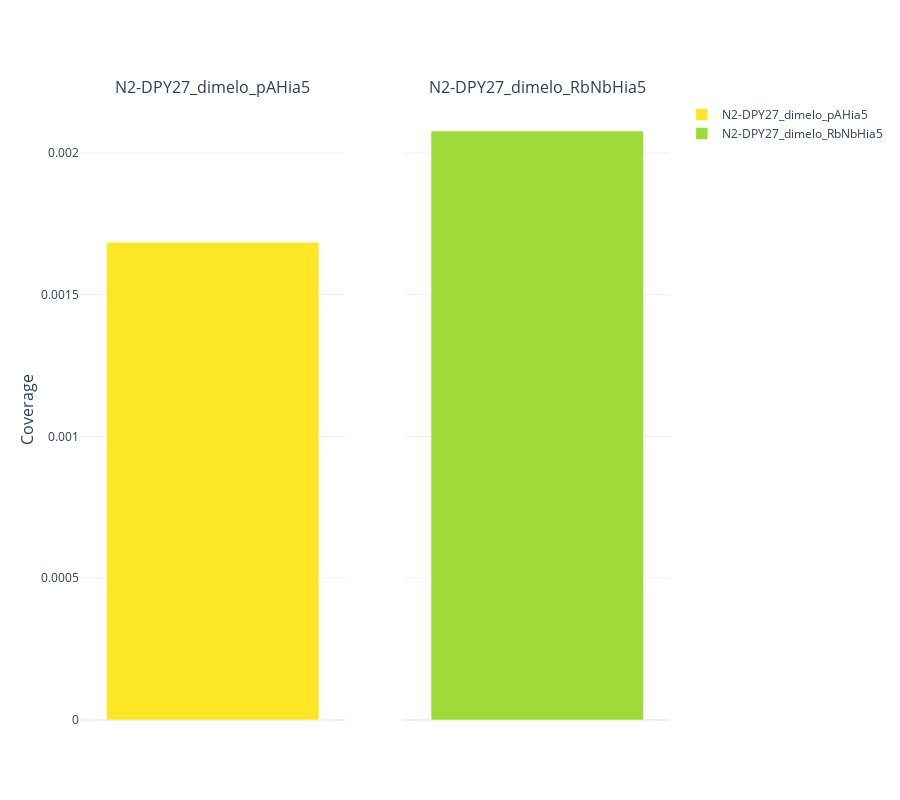

Notebook source saved alongside this figure:
### Code cell
# Plot the boxplot
marker_colors =["#fde725","#a0da39","#4ac16d"]#,"#1fa187","#277f8e","#365c8d","#46327e","#440154","#c45746","#16415e"]

plotly_conditions = conditions

fig = make_subplots(rows=1, cols=len(conditions),
                y_title = "Coverage",
                shared_yaxes=True,
                subplot_titles=(plotly_conditions))

print("Total MB aligned for ALL conditons: ",int(combined_regions['total_bases'].sum()/1000000),
     " | across ", int(combined_regions['overlapping_reads'].sum())," reads with avg. length of: ",
     int(combined_regions['total_bases'].sum()/combined_regions['overlapping_reads'].sum()))
for i in range(0,len(conditions)):
    tube_df = combined_regions.loc[combined_regions['condition']==conditions[i]]
    m6A_frac_tube = [tube_df['total_bases'].sum()/100000000*3.125] #3.125 is the scaling factor for adenosines in c elegans genome.
    print("Total MB aligned for ",conditions[i],
          ": ",int(tube_df['total_bases'].sum()/1000000), 
          " | across ", int(tube_df['overlapping_reads'].sum()),
          " reads with avg. length of: ",
          int(tube_df['total_bases'].sum()/tube_df['overlapping_reads'].sum()))
    trace0 = go.Bar(x=tube_df['condition']+" ", y=m6A_frac_tube,
                         name=plotly_conditions[i], marker_color =marker_colors[i])

    fig.append_trace(trace0, row = 1, col = i+1)
    
fig['layout'].update(height = 800)
fig.update_layout(template="plotly_white")
fig.update_xaxes(showticklabels=False)
#fig.update_yaxes(range=[0.7, 1.3])
    
#fig.update_layout(boxmode='group', xaxis_tickangle=0)
fig.show()

### Figure 1 — Plotly figure (JSON) as saved in the notebook; plotly's stock layout.template omitted (floating-point values rounded to 4 significant figures)
{"data": [{"marker": {"color": "#fde725"}, "name": "N2-DPY27_dimelo_pAHia5", "type": "bar", "x": ["N2-DPY27_dimelo_pAHia5 ", "N2-DPY27_dimelo_pAHia5 ", "N2-DPY27_dimelo_pAHia5 ", "N2-DPY27_dimelo_pAHia5 ", "N2-DPY27_dimelo_pAHia5 ", "N2-DPY27_dimelo_pAHia5 ", "N2-DPY27_dimelo_pAHia5 ", "N2-DPY27_dimelo_pAHia5 ", "N2-DPY27_dimelo_pAHia5 ", "N2-DPY27_dimelo_pAHia5 ", "N2-DPY27_dimelo_pAHia5 ", "N2-DPY27_dimelo_pAHia5 ", "N2-DPY27_dimelo_pAHia5 ", "N2-DPY27_dimelo_pAHia5 ", "N2-DPY27_dimelo_pAHia5 ", "N2-DPY27_dimelo_pAHia5 ", "N2-DPY27_dimelo_pAHia5 ", "N2-DPY27_dimelo_pAHia5 ", "N2-DPY27_dimelo_pAHia5 ", "N2-DPY27_dimelo_pAHia5 ", "N2-DPY27_dimelo_pAHia5 ", "N2-DPY27_dimelo_pAHia5 ", "N2-DPY27_dimelo_pAHia5 ", "N2-DPY27_dimelo_pAHia5 ", "N2-DPY27_dimelo_pAHia5 ", "N2-DPY27_dimelo_pAHia5 ", "N2-DPY27_dimelo_pAHia5 ", "N2-DPY27_dimelo_pAHia5 ", "N2-DPY27_dimelo_pAHia5 ", "N2-DPY27_dimelo_pAHia5 ", "N2-DPY27_dimelo_pAHia5 ", "N2-DPY27_dimelo_pAHia5 ", "N2-DPY27_dimelo_pAHia5 ", "N2-DPY27_dimelo_pAHia5 ", "N2-DPY27_dimelo_pAHia5 ", "N2-DPY27_dimelo_pAHia5 ", "N2-DPY27_dimelo_pAHia5 ", "N2-DPY27_dimelo_pAHia5 ", "N2-DPY27_dimelo_pAHia5 ", "N2-DPY27_dimelo_pAHia5 ", "N2-DPY27_dimelo_pAHia5 ", "N2-DPY27_dimelo_pAHia5 ", "N2-DPY27_dimelo_pAHia5 ", "N2-DPY27_dimelo_pAHia5 ", "N2-DPY27_dimelo_pAHia5 ", "N2-DPY27_dimelo_pAHia5 ", "N2-DPY27_dimelo_pAHia5 ", "N2-DPY27_dimelo_pAHia5 ", "N2-DPY27_dimelo_pAHia5 ", "N2-DPY27_dimelo_pAHia5 ", "N2-DPY27_dimelo_pAHia5 ", "N2-DPY27_dimelo_pAHia5 ", "N2-DPY27_dimelo_pAHia5 ", "N2-DPY27_dimelo_pAHia5 ", "N2-DPY27_dimelo_pAHia5 ", "N2-DPY27_dimelo_pAHia5 ", "N2-DPY27_dimelo_pAHia5 ", "N2-DPY27_dimelo_pAHia5 ", "N2-DPY27_dimelo_pAHia5 ", "N2-DPY27_dimelo_pAHia5 ", "N2-DPY27_dimelo_pAHia5 ", "N2-DPY27_dimelo_pAHia5 ", "N2-DPY27_dimelo_pAHia5 ", "N2-DPY27_dimelo_pAHia5 ", "N2-DPY27_dimelo_pAHia5 ", "N2-DPY27_dimelo_pAHia5 ", "N2-DPY27_dimelo_pAHia5 ", "N2-DPY27_dimelo_pAHia5 ", "N2-DPY27_dimelo_pAHia5 ", "N2-DPY27_dimelo_pAHia5 ", "N2-DPY27_dimelo_pAHia5 ", "N2-DPY27_dimelo_pAHia5 ", "N2-DPY27_dimelo_pAHia5 ", "N2-DPY27_dimelo_pAHia5 ", "N2-DPY27_dimelo_pAHia5 ", "N2-DPY27_dimelo_pAHia5 "], "xaxis": "x", "y": [0.001685], "yaxis": "y"}, {"marker": {"color": "#a0da39"}, "name": "N2-DPY27_dimelo_RbNbHia5", "type": "bar", "x": ["N2-DPY27_dimelo_RbNbHia5 ", "N2-DPY27_dimelo_RbNbHia5 ", "N2-DPY27_dimelo_RbNbHia5 ", "N2-DPY27_dimelo_RbNbHia5 ", "N2-DPY27_dimelo_RbNbHia5 ", "N2-DPY27_dimelo_RbNbHia5 ", "N2-DPY27_dimelo_RbNbHia5 ", "N2-DPY27_dimelo_RbNbHia5 ", "N2-DPY27_dimelo_RbNbHia5 ", "N2-DPY27_dimelo_RbNbHia5 ", "N2-DPY27_dimelo_RbNbHia5 ", "N2-DPY27_dimelo_RbNbHia5 ", "N2-DPY27_dimelo_RbNbHia5 ", "N2-DPY27_dimelo_RbNbHia5 ", "N2-DPY27_dimelo_RbNbHia5 ", "N2-DPY27_dimelo_RbNbHia5 ", "N2-DPY27_dimelo_RbNbHia5 ", "N2-DPY27_dimelo_RbNbHia5 ", "N2-DPY27_dimelo_RbNbHia5 ", "N2-DPY27_dimelo_RbNbHia5 ", "N2-DPY27_dimelo_RbNbHia5 ", "N2-DPY27_dimelo_RbNbHia5 ", "N2-DPY27_dimelo_RbNbHia5 ", "N2-DPY27_dimelo_RbNbHia5 ", "N2-DPY27_dimelo_RbNbHia5 ", "N2-DPY27_dimelo_RbNbHia5 ", "N2-DPY27_dimelo_RbNbHia5 ", "N2-DPY27_dimelo_RbNbHia5 ", "N2-DPY27_dimelo_RbNbHia5 ", "N2-DPY27_dimelo_RbNbHia5 ", "N2-DPY27_dimelo_RbNbHia5 ", "N2-DPY27_dimelo_RbNbHia5 ", "N2-DPY27_dimelo_RbNbHia5 ", "N2-DPY27_dimelo_RbNbHia5 ", "N2-DPY27_dimelo_RbNbHia5 ", "N2-DPY27_dimelo_RbNbHia5 ", "N2-DPY27_dimelo_RbNbHia5 ", "N2-DPY27_dimelo_RbNbHia5 ", "N2-DPY27_dimelo_RbNbHia5 ", "N2-DPY27_dimelo_RbNbHia5 ", "N2-DPY27_dimelo_RbNbHia5 ", "N2-DPY27_dimelo_RbNbHia5 ", "N2-DPY27_dimelo_RbNbHia5 ", "N2-DPY27_dimelo_RbNbHia5 ", "N2-DPY27_dimelo_RbNbHia5 ", "N2-DPY27_dimelo_RbNbHia5 ", "N2-DPY27_dimelo_RbNbHia5 ", "N2-DPY27_dimelo_RbNbHia5 ", "N2-DPY27_dimelo_RbNbHia5 ", "N2-DPY27_dimelo_RbNbHia5 ", "N2-DPY27_dimelo_RbNbHia5 ", "N2-DPY27_dimelo_RbNbHia5 ", "N2-DPY27_dimelo_RbNbHia5 ", "N2-DPY27_dimelo_RbNbHia5 ", "N2-DPY27_dimelo_RbNbHia5 ", "N2-DPY27_dimelo_RbNbHia5 ", "N2-DPY27_dimelo_RbNbHia5 ", "N2-DPY27_dimelo_RbNbHia5 ", "N2-DPY27_dimelo_RbNbHia5 ", "N2-DPY27_dimelo_RbNbHia5 ", "N2-DPY27_dimelo_RbNbHia5 ", "N2-DPY27_dimelo_RbNbHia5 ", "N2-DPY27_dimelo_RbNbHia5 ", "N2-DPY27_dimelo_RbNbHia5 ", "N2-DPY27_dimelo_RbNbHia5 ", "N2-DPY27_dimelo_RbNbHia5 ", "N2-DPY27_dimelo_RbNbHia5 ", "N2-DPY27_dimelo_RbNbHia5 ", "N2-DPY27_dimelo_RbNbHia5 ", "N2-DPY27_dimelo_RbNbHia5 ", "N2-DPY27_dimelo_RbNbHia5 ", "N2-DPY27_dimelo_RbNbHia5 ", "N2-DPY27_dimelo_RbNbHia5 ", "N2-DPY27_dimelo_RbNbHia5 ", "N2-DPY27_dimelo_RbNbHia5 ", "N2-DPY27_dimelo_RbNbHia5 "], "xaxis": "x2", "y": [0.002077], "yaxis": "y2"}], "layout": {"annotations": [{"font": {"size": 16}, "showarrow": false, "text": "N2-DPY27_dimelo_pAHia5", "x": 0.225, "xanchor": "center", "xref": "paper", "y": 1, "yanchor": "bottom", "yref": "paper"}, {"font": {"size": 16}, "showarrow": false, "text": "N2-DPY27_dimelo_RbNbHia5", "x": 0.775, "xanchor": "center", "xref": "paper", "y": 1, "yanchor": "bottom", "yref": "paper"}, {"font": {"size": 16}, "showarrow": false, "text": "Coverage", "textangle": -90, "x": 0, "xanchor": "right", "xref": "paper", "xshift": -40, "y": 0.5, "yanchor": "middle", "yref": "paper"}], "height": 800, "xaxis": {"anchor": "y", "domain": [0, 0.45], "showticklabels": false}, "xaxis2": {"anchor": "y2", "domain": [0.55, 1], "showticklabels": false}, "yaxis": {"anchor": "x", "domain": [0, 1]}, "yaxis2": {"anchor": "x2", "domain": [0, 1], "matches": "y", "showticklabels": false}}}
